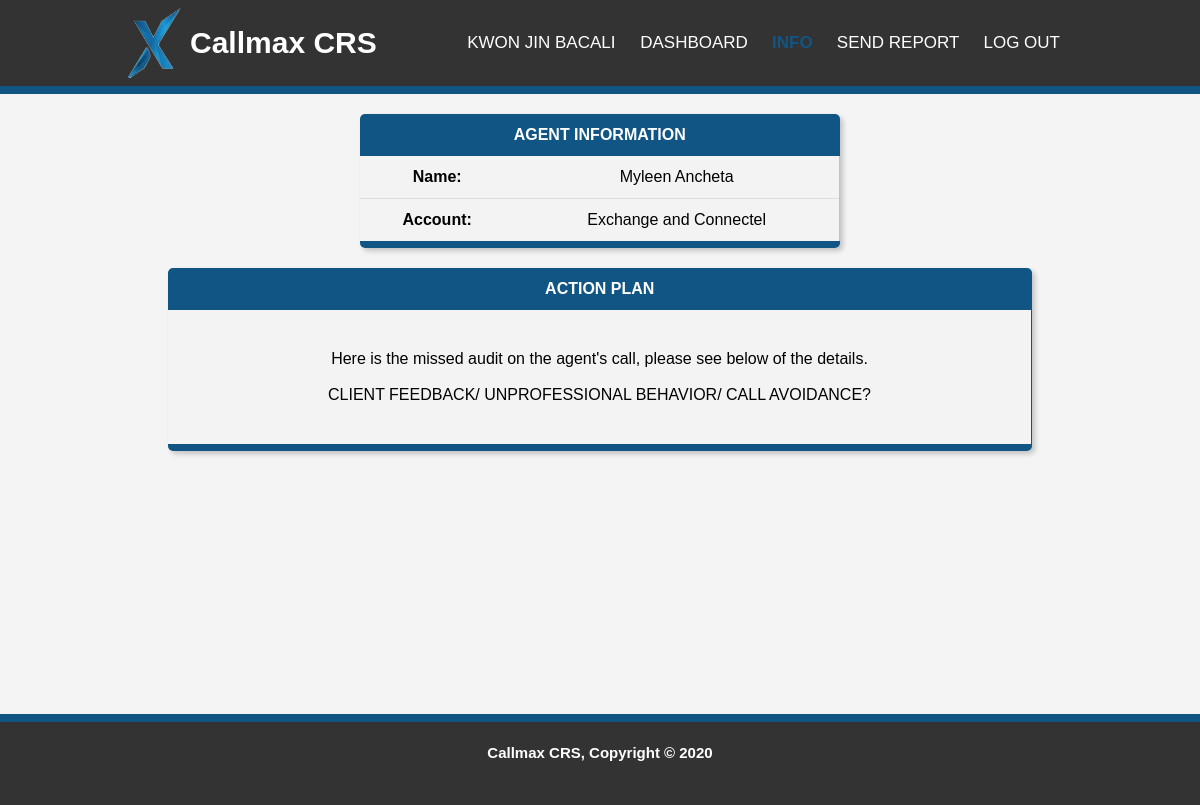
Screenshot of /QAV/info.php?n=78 (signed in) with the database file from the repository.
### tables this page shows
CREATE TABLE `agent_reports` (
  `id` int(11) NOT NULL,
  `report_id` int(11) DEFAULT NULL,
  `agent` varchar(255) DEFAULT NULL,
  `account` varchar(255) DEFAULT NULL,
  `report_type` varchar(255) DEFAULT NULL,
  `date_issued` date DEFAULT NULL,
  `coaching_date` date DEFAULT NULL,
  `acknowledge_date` date DEFAULT NULL,
  `status` varchar(255) DEFAULT NULL,
  `root_cause` longtext DEFAULT NULL,
  `action_plan` longtext DEFAULT NULL,
  `team_leader` varchar(255) DEFAULT NULL
);

CREATE TABLE `qa_record` (
  `id` int(11) NOT NULL,
  `report_id` int(11) NOT NULL,
  `agent` varchar(255) NOT NULL,
  `account` varchar(255) NOT NULL,
  `minor` int(11) NOT NULL,
  `major` int(11) NOT NULL,
  `total_deduction` int(11) NOT NULL,
  `qa` varchar(255) NOT NULL,
  `date` date NOT NULL,
  `error_items` text NOT NULL,
  `suggestion` text NOT NULL,
  `filename` varchar(1048) NOT NULL,
  `filesize` varchar(255) NOT NULL,
  `downloads` int(11) NOT NULL,
  `action_plan` text NOT NULL,
  `tl` varchar(255) NOT NULL,
  `coaching_date` date DEFAULT NULL,
  `status` varchar(255) NOT NULL
);

### text/text.php (called while the page is built, shortened)
<?php
$text['header'] = 'Callmax CRS';
$text['signup'] = 'Sign up';
$text['login'] = 'Login';
$text['send-report'] = 'Send Report';
$text['logout'] = 'log out';
$text['dashboard'] = 'dashboard';
$text['info'] = 'Info';
$text['ack-link'] = 'Acknowledgement Link';
$text['welcome-title'] = ''.$text['header'].' | Welcome';
$text['login-welcome'] = 'Welcome!';
$text['username'] = 'Username';
$text['password'] = 'Password';
$text['forgot-password'] = 'Forgot password?';
$text['no-account'] = 'Don\'t have an account?';
$text['freepik'] = 'Designed by Freepik';
$text['reg-title'] = ''.$text['header'].' | Sign Up';
$text['register-head'] = 'Registration';
$text['firstname'] = 'First Name';
$text['lastname'] = 'Last Name';
$text['email'] = 'Email';
$text['email-add'] = 'Email Address';
$text['cpassword'] = 'Confirm Password';
$text['position'] = 'Position';
$text['choose-pos'] = 'Choose Position';
$text['qav'] = 'Quality Analyst - Voice';
$text['qan'] = 'Quality Analyst - Non-Voice';
$text['hr'] = 'Human Resources';
$text['tl'] = 'Team Leader';
$text['am'] = 'Account Manager';
$text['mis'] = 'MIS';
$text['kpi'] = 'KPI';
$text['accounts'] = 'Accounts';
$text['minus'] = '-';
$text['plus'] = '+';
$text['add-account'] = 'Add Account';
$text['yes-account'] = 'Already have an account?';
$text['login-here'] = 'Login Here';
$text['reg-success'] = 'Registration Successful';
$text['reg-failed'] = 'Registration Failed, Please check the availability of registration';
$text['click-login-here'] = 'Click here to login';
$text['acccess-denied'] = 'Access Denied';
$text['click-here'] = 'Click here';
$text['reg-again'] = 'Click here to register again';
$text['dashboard-title'] = ''.$text['header'].' | Dashboard';
$text['name'] = 'Name';
$text['account'] = 'Account';
$text['status'] = 'Status';
$text['search'] = 'Search';
$text['agentname'] = 'Agent Name';
$text['report-type'] = 'Type of Report';
$text['date-issued'] = 'Date Issued';
$text['sendreport-title'] = ''.$text['header'].' | Send Report';
$text['coaching-form'] = 'Coaching Form';
$text['select-name'] = 'Select Name';
$text['select-account'] = 'Select Account';
$text['choose-issue'] = 'Choose Issue';
$text['issue'] = 'Issue';
$text['knowledge'] = 'Knowledge';
$text['attitude'] = 'Attitude';
$text['skill'] = 'Skill';

### QAV/info.php (the view, shortened to what this page needs)
<?php include ('../text/text.php'); ?>
<html>
    <head>
        <link rel="stylesheet" type="text/css" href="../css/html-style.css">
    </head>
    <body>
    	<?php
    require('../connection.php');
    if (isset($_SESSION['name'])) {
        if ($_SESSION['demerits']=='QAV' || $_SESSION['demerits']=='SUPERADMIN') {
        	$n = $_GET['n'];
    ?>
    <header>
        <div class="container">
          <div class="heading">
            <div id="branding">
              <img src="../img/favicon.png" alt="logo" />  <h1> <?php echo $text['header'];?></h1>
            </div>
            <div class="menu">
              <nav>
                <ul>
                  <li><a href=""><?php echo $_SESSION['name']; ?> </a></li>
                  <li><a href='reports.php'><?php echo $text['dashboard']; ?></a></li>
                  <li class="current"><a href=""><?php echo $text['info']; ?></a></li>
                  <li><a href='sendReport.php'><?php echo $text['send-report']; ?></a></li>
                  <li><a href='../logout.php?logout' onclick="return confirm('Are you sure you want to logout?')"><?php echo $text['logout']; ?></a></li>
                </ul>
              </nav>
            </div>
          </div>
        </div>
    </header>
  <div class="container">
    <div class="infoContainer">
                <div class="agentInfobox">
                  <table class="agentInfo">
                    <thead>
                      <tr>
                        <th colspan="2"><?php echo $text['agent-info']; ?></th>
                      </tr>
                    </thead>
                    <tbody>
                      <?php
                      $query1 = "SELECT * FROM agent_reports WHERE id=".$n;
                      $result1 = mysqli_query($connection, $query1);
                      if (mysqli_num_rows($result1) > 0) {
                        while ( $row = mysqli_fetch_assoc($result1)) {
                          ?>
                          <tr>
                            <th><?php echo $text['name']; ?>:</th>
                            <td><?php echo $row['agent']; ?></td>
                          </tr>
                          <tr>
                            <th><?php echo $text['account']; ?>: </th>
                            <td><?php echo $row['account']; ?></td>
                          </tr>
                          <?php
                        }
                      }
                      ?>
                    </tbody>
                  </table>
                </div>
                <div class="actionplanbox">
                  <table class="actionplan">
                      <thead>
                          <tr>
                            <th><?php echo $text['action-plan']; ?></th>
                          </tr>
                      </thead>
                      <tbody>
                  <?php
                      $query = "SELECT * FROM qa_record WHERE report_id = ".$n;
                              $result = mysqli_query($connection, $query);
                          if (mysqli_num_rows($result) > 0) {
                              while ( $row = mysqli_fetch_assoc($result)) {
                                ?>
                              <td style=" height: 100px; text-align: center;">
                                    Here is the missed audit on the agent's call, please see below of the details.<br/><br/>
                                    <?php echo str_replace(",","<br/>",$row['error_items']); ?>
                              </td>
                          <?php
                          }
                      } ?>
                      </tbody>
                  </table>
              </div>
    </div>
  </div>
    <?php
        }else{
            header("location:../error/error.php");
        }
    }else{
        header("location:../index.php?e=Please Log in");
    }
?>
<footer>
     <h4><?php echo $text['footer']; ?></h4>
</footer>
</body>
</html>

### css/html-style.css (style rules this page uses)
:root { --primary-color: #115584; --bg-color: #f4f4f4; --dark-grey: #333; --orange: #f56101; --green: #00aa00; --yellow: #ffc530; --shadow-color: 3px 3px 5px 0 rgba(0, 0, 0, 0.2); }
body { padding: 0; margin: 0; background-color: var(--bg-color); font: 15px/1.5 Arial, Helvetica, sans-serif; }
a { text-decoration: none; color: var(--primary-color); transition: all 250ms ease; transition-property: all; transition-duration: 250ms; transition-timing-function: ease; transition-delay: 0s; }
.container { width: 80%; margin: auto; overflow: hidden; }
.heading { width: 100%; margin: auto; display: grid; grid-template-columns: 1fr 1fr; }
header { width: 100%; background-color: var(--dark-grey); color: #fff; border-bottom: var(--primary-color) solid 8px; }
.heading #branding { display: flex; justify-content: left; align-items: center; white-space: nowrap; }
.heading #branding img { width: 70px; }
.heading a { color: #fff; text-decoration: none; text-transform: uppercase; font-size: 17px; }
.heading nav { right: 0; padding: 15px 10px; }
.heading li { display: inline; padding: 10px 10px; white-space: nowrap; transition: all 250ms ease; }
.heading ul { text-align: right; white-space: nowrap; }
.heading .current a { color: var(--primary-color); font-weight: bold; }
.heading .menu { transition: all 250ms ease; }
.agentInfo { border-collapse: collapse; padding: 10px; width: 50%; margin: auto; margin-top: 20px; border-radius: 5px; background-color: #f3f3f3; box-shadow: var(--shadow-color); overflow: hidden; }
.agentInfo th, .agentInfo td { padding: 12px 15px; text-align: center; }
.agentInfo thead { position: sticky; top: 0; background-color: #115584; color: #ffffff; text-transform: uppercase; }
.agentInfo tbody tr { border-bottom: #dddddd 1px solid; background: #f3f3f3; }
.agentInfo td { border-right: #c2c2c2 1px solid; }
.agentInfo tbody tr:last-of-type { border-bottom: var(--primary-color) 7px solid; }
.actionplan { border-collapse: collapse; width: 90%; margin: auto; margin-top: 20px; border-radius: 5px; background-color: #f3f3f3; box-shadow: var(--shadow-color); overflow: hidden; }
.actionplan thead tr th { text-align: center; text-transform: uppercase; color: #fff; background: var(--primary-color); padding: 12px 15px; }
.actionplan tbody tr td { border-right: var(--primary-color) 1px solid; padding: 40px; }
.actionplanbox { display: flex; flex-direction: column; justify-content: center; align-items: center; text-align: center; width: 100%; margin: auto; }
.infoContainer { width: 100%; margin: auto; min-height: calc(97vh - 85.19px - 89.88px); }
footer { padding-bottom: 20px; text-align: center; border-top: var(--primary-color) solid 8px; background-color: var(--dark-grey); color: #fff; }

### rows the page displays
agent_reports: agent "Myleen Ancheta", account "Exchange and Connectel"
qa_record: error_items "CLIENT FEEDBACK/ UNPROFESSIONAL BEHAVIOR/ CALL AVOIDANCE?"

### other values shown
$text['header'] "Callmax CRS"
$_SESSION['name'] "KWON JIN BACALI"
$text['dashboard'] "DASHBOARD"
$text['info'] "INFO"
$text['send-report'] "SEND REPORT"
$text['logout'] "LOG OUT"
$text['agent-info'] "AGENT INFORMATION"
$text['action-plan'] "ACTION PLAN"
$text['footer'] "Callmax CRS, Copyright © 2020"
